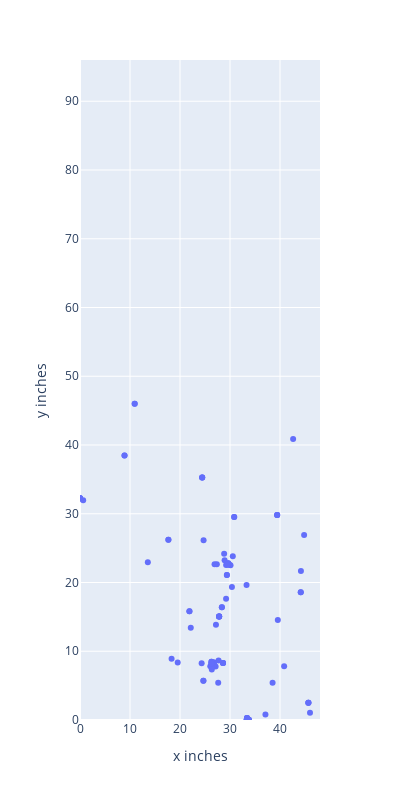

Notebook source saved alongside this figure:
### Code cell
import plotly.express as px
fig2 = px.scatter(data, x='x inches', y='y inches', hover_name='Member', hover_data=['Address', 'City', 'Postal Code'], height=800, width=400)
fig2.update_xaxes(range=[0, 48])
fig2.update_yaxes(range=[0, 96])
fig2.show()
fig.show()

### Figure 1 — Plotly figure (JSON) as saved in the notebook; plotly's stock layout.template omitted (floating-point values rounded to 4 significant figures; data arrays with more than 128 entries replaced by an {"elided": "..."} marker saying what was removed)
{"data": [{"customdata": {"elided": "97x3 str values"}, "hovertemplate": "<b>%{hovertext}</b><br><br>x inches=%{x}<br>y inches=%{y}<br>Address=%{customdata[0]}<br>City=%{customdata[1]}<br>Postal Code=%{customdata[2]}<extra></extra>", "hovertext": ["Alberta Conference SDA Church", "Alberta Health Services", "Alberta Innovates", "Alberta University of the Arts", "Aspen View School Division", "Athabasca University", "Banff Centre for Arts and Creativity", "Battle River School Division", "Black Gold Regional Division No.18", "Blue Mountain Power Co-op", "Bow Valley College", "Buffalo Trail Public Schools", "Burman University ", "Calgary Board of Education", "Calgary Catholic School District", "Calgary Classical Academy", "Calgary Girls' School", "Canadian Rockies School District No.12", "Chinook's Edge School Division No.73", "City of Calgary", "City of Edmonton", "City of Lethbridge", "City of Red Deer", "Clearview Public Schools", "Concordia University of Edmonton", "Conseil scolaire Centre-Nord", "Conseil scolaire FrancoSud", "East Central Alberta Catholic Schools", "Edge School for Athletes", "Edmonton Public Library", "ENFOCOM International Corporation", "Evergreen Catholic Regional Division No.2", "Foothills School Division", "Fort McMurray Public School District", "Fort Vermilion School District No.52", "Foundations for the Future Charter Academy", "Genome Alberta", "Glenmore Christian Academy", "Grande Prairie & District Catholic Schools", "Grande Prairie Public Library", "Grande Prairie Public School District No.2357", "Grande Yellowhead Public School Division", "Grasslands Regional School Division No.6", "Greater St. Albert Roman Catholic Separate School District No. 734", "High Prairie School Division No.48", "Holy Family Catholic Regional Division No.37", "Holy Spirit Roman Catholic Separate School Division", "Horizon School Division No.67", "Kee Tas Kee Now Tribal Council Education Authority", "King's University, The", "Lac La Biche County", "Lakeland College", "Lethbridge College", "Lethbridge School District No.51", "Livingstone Range School Division", "Living Waters Catholic Regional Division No.42", "MacEwan University", "Medicine Hat Catholic School Board", "Medicine Hat College", "Medicine Hat School District No.76", "MindFuel", "Mount Royal University", "NAIT", "NorQuest College", "Northern Gateway Public Schools", "Northern Lakes College", "Northern Lights Library System", "Northern Lights School Division No.69", "Northland School Division No.61", "Northwestern Polytechnic", "OpenBSD Foundation", "Palliser Regional Schools No.26", "Parkland School Division No.70", "Peace Library System", "Peace River School Division No.10", "Peace Wapiti School Division No.76", "Pembina Hills Public Schools", "Portage College", "Prairie Land School Division", "Prairie Rose School Division No.8", "Red Deer Catholic Division No.39", "Red Deer Polytechnic", "Red Deer Public Library", "Red Deer Public Schools", "SAIT Polytechnic", "St. Albert Public Schools", "St. Thomas Aquinas Roman Catholic Division No.38", "STEM Innovation Academy", "Stoney Education Authority", "Sturgeon Public School Division No.24", "University of Alberta", "University of Calgary", "University of Lethbridge", "Wetaskiwin Regional Public Schools", "Whipcord Ltd", "Wild Rose School Division No.66", "Wolf Creek Regional Division No.32"], "legendgroup": "", "marker": {"color": "#636efa", "symbol": "circle"}, "mode": "markers", "name": "", "orientation": "v", "showlegend": false, "type": "scatter", "x": [28.37, 27.12, 29.68, 26.29, 30.84, 30.84, 18.32, 33.31, 29.38, 21.88, 26.73, 44.15, 28.37, 26.5, 28.6, 26.8, 26.64, 19.54, 27.19, 28.6, 29.68, 33.78, 27.82, 39.56, 30.56, 29.89, 26.8, 44.15, 24.33, 29.68, 28.6, 27.37, 27.64, 42.63, 10.94, 26.64, 26.29, 26.36, 0, 0, 0, 13.57, 38.52, 28.92, 24.44, 8.906, 33.4, 37.09, 24.44, 30.11, 39.44, 44.18, 33.31, 33.78, 24.68, 17.68, 29.68, 45.68, 45.68, 45.68, 26.29, 26.06, 29.64, 29.68, 17.68, 24.44, 39.44, 44.82, 8.906, 0, 29.23, 33.4, 26.91, 0.6344, 10.94, 0, 24.72, 39.44, 40.83, 46, 27.82, 27.82, 27.82, 27.82, 27.71, 22.16, 29.38, 26.37, 24.68, 28.83, 29.49, 26.29, 33.31, 30.38, 33.4, 21.88, 29.22], "xaxis": "x", "y": [16.42, 7.789, 22.69, 8.227, 29.54, 29.54, 8.892, 19.62, 21.08, 15.83, 8.024, 18.59, 16.42, 8.105, 8.278, 8.376, 7.803, 8.376, 13.85, 8.278, 22.69, 0.04082, 15.05, 14.53, 23.81, 22.57, 8.376, 18.59, 8.268, 22.69, 8.278, 22.64, 5.436, 40.89, 46, 7.803, 8.476, 7.336, 32.24, 32.24, 32.24, 22.93, 5.436, 23.22, 35.27, 38.48, 0.2851, 0.7924, 35.27, 22.52, 29.82, 21.67, 0, 0.04082, 5.716, 26.23, 22.69, 2.51, 2.51, 2.51, 8.476, 7.806, 22.85, 22.69, 26.23, 35.27, 29.82, 26.91, 38.48, 32.24, 22.55, 0.2851, 22.64, 31.95, 46, 32.24, 26.14, 29.82, 7.832, 1.072, 15.05, 15.05, 15.05, 15.05, 8.641, 13.43, 21.08, 7.76, 5.716, 24.19, 22.56, 8.227, 0, 19.33, 0.2851, 15.83, 17.64], "yaxis": "y"}], "layout": {"height": 800, "legend": {"tracegroupgap": 0}, "margin": {"t": 60}, "width": 400, "xaxis": {"anchor": "y", "domain": [0, 1], "range": [0, 48], "title": {"text": "x inches"}}, "yaxis": {"anchor": "x", "domain": [0, 1], "range": [0, 96], "title": {"text": "y inches"}}}}
